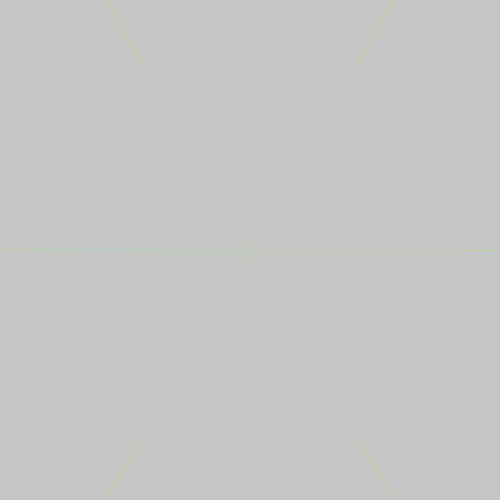
Frame 1 (no input)
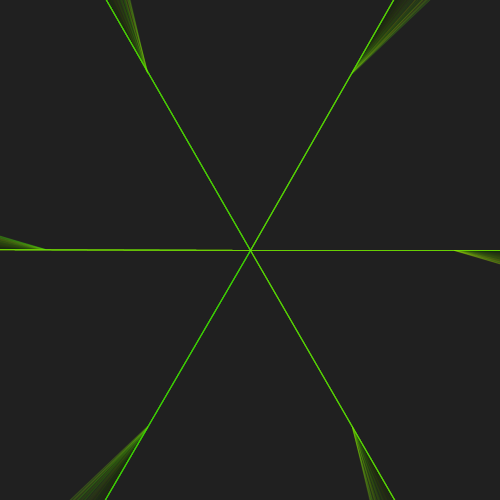
Frame 60 (the mouse pressed at the canvas centre just before this capture)
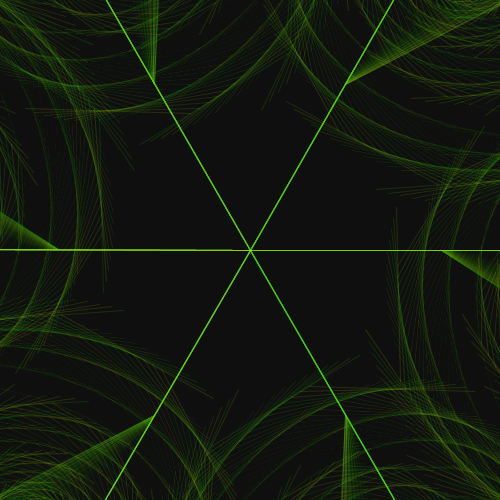
Frame 120 (the mouse held since frame 60 and released just before this capture)

The Processing sketch that drew these frames (run headless with seeded random() and noise(); from frame 60 on, the mouse is pressed at the canvas centre):

// Processing sketch: animatedFractal
// ── animatedFractal.pde
int nBranches = 6;
float startingLength = 290;
float phasor = 0.0;
float rate = 0.0005;
color bg = color(0, 8);

PVector getVCoordinates(PVector v, float d, float a) {
  return new PVector(v.x + d * cos(a), v.y + d * sin(a));
}

void setup() {
  size(500, 500);
  smooth();
  strokeWeight(1);
  fill(bg);
}

void draw() {
  noStroke();
  rect(0, 0, width, height);

  float sine = sin(phasor * TWO_PI);
  float angle = map(sine, -1.0, 1.0, -HALF_PI, HALF_PI);
  float divPoint = map(sine, -1.0, 1.0, 1.0, 0.5);

  for (int i = 0; i < nBranches; i++) {
    float L = startingLength;
    float a = TWO_PI / (float) nBranches * (float) i;
    PVector v1 = new PVector(width / 2, height / 2);
    PVector v2 = getVCoordinates(v1, L, a);

    while (L > 2) {
      stroke(random(255), 255, 0, 32);
      L *= 0.95;

      line(v1.x, v1.y, v2.x, v2.y);
      a += angle;

      v1.x = lerp(v1.x, v2.x, divPoint);
      v1.y = lerp(v1.y, v2.y, divPoint);

      v2 = getVCoordinates(v1, L, a);
    }
  }

  phasor += rate;
  if (phasor >= 1.0) {
    phasor -= 1.0;
  }
}
